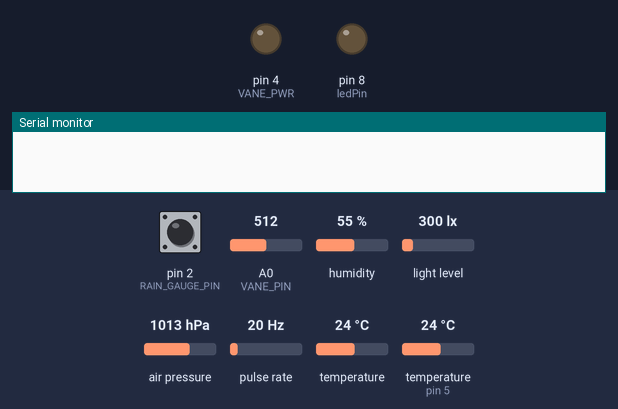
The sketch below on a simulated Arduino Uno, built for the host (arithmetic inside an expression is 32-bit, double 64-bit). On the bench: output pins drawn as LEDs (lit = HIGH), the last lines printed to the serial monitor. Wiring (inferred from the names in the program): pulse sensor: data pin 3. The test bench sets the inputs (shaded band); at power-on: pin 2 (RAIN_GAUGE_PIN) HIGH, A0 (VANE_PIN) = 512, humidity 55 %, light level 300 lx, air pressure 1013 hPa, pulse rate 20 Hz, temperature 24 °C, temperature (sensor on pin 5) 24 °C. WiFi joins after 1.5 s; servers stay silent unless stated.

Above: at 1.7 s.
At 5.2 s:
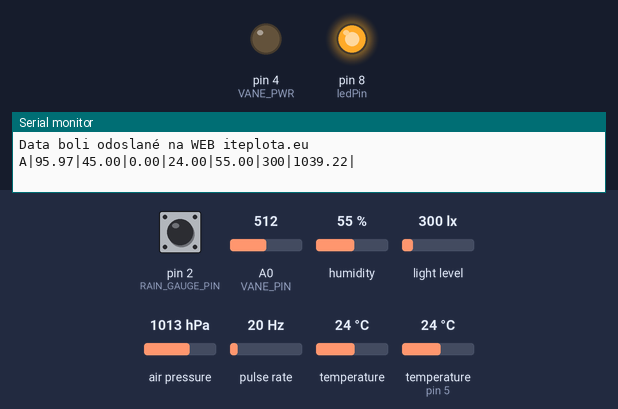
Timing chart, 0 to 8.6 s (numbered marks = the images above):
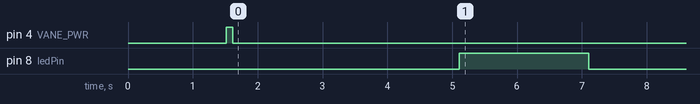

The sketch:

meteostanica_projekt.ino
```cpp
#include <SPI.h>                     //kniznica SPI
#include <Ethernet.h>                //kniznica k ethernet shieldu

#include <DallasTemperature.h>
#include <OneWire.h>
#include <Adafruit_Sensor.h>
#include <Adafruit_BME280.h>
#include <BH1750.h>
BH1750 lightMeter;
int nadmorska_vyska=225;

byte mac[] = { 0x20, 0x1A, 0x06, 0x75, 0x8C, 0xAA };
#define BME280_ADRESA (0x76)
#define ANEMOMETER_PIN 3
#define ANEMOMETER_INT 1
#define VANE_PWR 4
#define VANE_PIN A0
#define RAIN_GAUGE_PIN 2
#define RAIN_GAUGE_INT 0
Adafruit_BME280 bme;
int ledPin = 8; //vybere pin pro připojené LED diody

const int pinCidlaDS = 5;
// vytvoření instance oneWireDS z knihovny OneWire
OneWire oneWireDS(pinCidlaDS);
// vytvoření instance senzoryDS z knihovny DallasTemperature
DallasTemperature senzoryDS(&oneWireDS);


char server[] = "iteplota.eu";   //webserver
IPAddress dnServer(192, 168, 1, 1);
IPAddress gateway(192, 168, 1, 1);
IPAddress subnet(255, 255, 255, 0);
IPAddress ip(192, 168, 1, 45);
EthernetClient client;

void setup() {

  setupWeatherInts();
  senzoryDS.begin();
  pinMode(ledPin, OUTPUT);  //nastaví ledPin jako výstupní
  if (!bme.begin(BME280_ADRESA)) {
    Serial.println("BME280 senzor nenalezen, zkontrolujte zapojeni!");
  }
  lightMeter.begin();
  Serial.begin(9600);
  if (Ethernet.begin(mac) == 0) {                  //V PRIPADE ZLYHANIA NASTAVENIA DHCP
    Serial.println("Chyba konfiguracie, manualne nastavenie");
    Ethernet.begin(mac, ip, dnServer, gateway, subnet);
  }
}

void loop() {

    double rychlostvetra = getGust();
    double smervetra = getWindVane();
    double zrazky = getUnitRain();

    senzoryDS.requestTemperatures();
    float tlak_s = (bme.readPressure()/100.00);
    float humd = bme.readHumidity();
    float tlak_jm = tlak_s * 9.80655 * nadmorska_vyska;
    float nadvys400 = nadmorska_vyska/400;
    float tlak_ct2 = 273 + bme.readTemperature() + nadvys400; // počítat s venkovní teplotou, pokud je barometr venku, lze použít teplota z něj
    float tlak_ct = 287 * tlak_ct2;
    float pressure = tlak_jm / tlak_ct + tlak_s;
    uint16_t lux = lightMeter.readLightLevel();

    // Calculate altitude assuming 'standard' barometric
    // pressure of 1013.25 millibar = 101325 Pascal

   if (Ethernet.begin(mac) == 0) {
    Serial.println("Chyba konfiguracie, manualne nastavenie");
    Ethernet.begin(mac, ip, dnServer, gateway, subnet);
  }
  else
  {
  delay(1000);
  if (client.connect(server, 80)) {
    // AK SA NAPOJI NA SERVER NA PORTE 80 (HTTP)
    // teplota
    client.print("GET /meteostanica_services.php?teplota=");
    client.print(senzoryDS.getTempCByIndex(0));
    // smer vetra
    client.print("&smer_vetra=");
    client.print(smervetra);
    // rychlost vetra
    client.print("&rychlost_vetra=");
    client.print(rychlostvetra);
    // zrazky
    client.print("&zrazky=");
    client.print(zrazky);
    // vlhkost
    client.print("&vlhkost=");
    client.print(humd);
    // tlak
    client.print("&tlak=");
    client.print(pressure);
    // osvetlenie LUX
    client.print("&lux=");
    client.print(lux);
    client.println(" HTTP/1.1");                 // UKONCENIE REQUESTU ZALOMENIM RIADKA A DOPLNENIM HLAVICKY HTTP S VERZIOU
    client.println("Host: www.iteplota.eu"); // ADRESA HOSTA, NA KTOREHO BOL MIERENY REQUEST (NIE PHP SUBOR)
    client.println("Connection: close");         //UKONCENIE PRIPOJENIA ZA HTTP HLAVICKOU
    client.println();                            //ZALOMENIE RIADKA KLIENTSKEHO ZAPISU
    client.stop();
    Serial.println("Data boli odoslané na WEB iteplota.eu");
    String theMessage = "A|"+String(rychlostvetra)+"|"+String(smervetra)+"|"+ String(zrazky)+"|"+String(senzoryDS.getTempCByIndex(0))+"|"+ String(humd)+"|"+ String(lux)+"|"+ String(pressure)+"|";
    Serial.println(theMessage);
    digitalWrite(8, HIGH);   // rozsvítí LED  diodu, HIGH nastavuje výstupní napětí
    delay(2000);             // nastaví dobu svícení na 1000ms(1s)
    digitalWrite(8, LOW);    // vypne LED diodu, LOW nastaví výstupní napětí na 0V
    delay(160000);

    }else{
    Serial.println("Neuspesne pripojenie pre odoslanie teploty a hodnoty dazdoveho senzoru");
    }

  }
  delay(2000);

}

void setupWeatherInts()
{
  pinMode(ANEMOMETER_PIN,INPUT);
  digitalWrite(ANEMOMETER_PIN,HIGH);  // Turn on the internal Pull Up Resistor
  pinMode(RAIN_GAUGE_PIN,INPUT);
  digitalWrite(RAIN_GAUGE_PIN,HIGH);  // Turn on the internal Pull Up Resistor
  pinMode(VANE_PWR,OUTPUT);
  digitalWrite(VANE_PWR,LOW);
  attachInterrupt(ANEMOMETER_INT,anemometerClick,FALLING);
  attachInterrupt(RAIN_GAUGE_INT,rainGageClick,FALLING);
  interrupts();
}

// ---------------------
// Wind speed (anemometer)

#define WIND_FACTOR 2.4
#define TEST_PAUSE 60000

volatile unsigned long anem_count=0;
volatile unsigned long anem_last=0;
volatile unsigned long anem_min=0xffffffff;

double getUnitWind()
{
  unsigned long reading=anem_count;
  anem_count=0;
  return (WIND_FACTOR*reading)/(TEST_PAUSE/1000);
}

double getGust()
{

  unsigned long reading=anem_min;
  anem_min=0xffffffff;
  double time=reading/1000000.0;

  return (1/(reading/1000000.0))*WIND_FACTOR;
}

void anemometerClick()
{
  long thisTime=micros()-anem_last;
  anem_last=micros();
  if(thisTime>500)
  {
    anem_count++;
    if(thisTime<anem_min)
    {
      anem_min=thisTime;
    }

  }
}

// ---------------------
// Wind direction (vane)

static const int vaneValues[] PROGMEM={66,84,92,127,184,244,287,406,461,600,631,702,786,827,889,946};
static const int vaneDirections[] PROGMEM={1125,675,900,1575,1350,2025,1800,225,450,2475,2250,3375,0,2925,3150,2700};

double getWindVane()
{
  analogReference(DEFAULT);
  digitalWrite(VANE_PWR,HIGH);
  delay(100);
  for(int n=0;n<10;n++)
  {
    analogRead(VANE_PIN);
  }

  unsigned int reading=analogRead(VANE_PIN);
  digitalWrite(VANE_PWR,LOW);
  unsigned int lastDiff=2048;

  for (int n=0;n<16;n++)
  {
    int diff=reading-pgm_read_word(&vaneValues[n]);
    diff=abs(diff);
    if(diff==0)
       return pgm_read_word(&vaneDirections[n])/10.0;

    if(diff>lastDiff)
    {
      return pgm_read_word(&vaneDirections[n-1])/10.0;
    }

    lastDiff=diff;
 }

  return pgm_read_word(&vaneDirections[15])/10.0;

}

// ---------------------
// Rain gauge

#define RAIN_FACTOR 0.35

volatile unsigned long rain_count=0;
volatile unsigned long rain_last=0;

double getUnitRain()
{

  unsigned long reading=rain_count;
  rain_count=0;
  double unit_rain=reading*RAIN_FACTOR;

  return unit_rain;
}

void rainGageClick()
{
    long thisTime=micros()-rain_last;
    rain_last=micros();
    if(thisTime>500)
    {
      rain_count++;
    }
}
```

Measured:
- by itself, pin 4 (VANE_PWR): LOW → HIGH at 1.5 s, → LOW 0.10 s later
- by itself, pin 8 (ledPin): LOW → HIGH at 5.1 s, → LOW 2.0 s later
